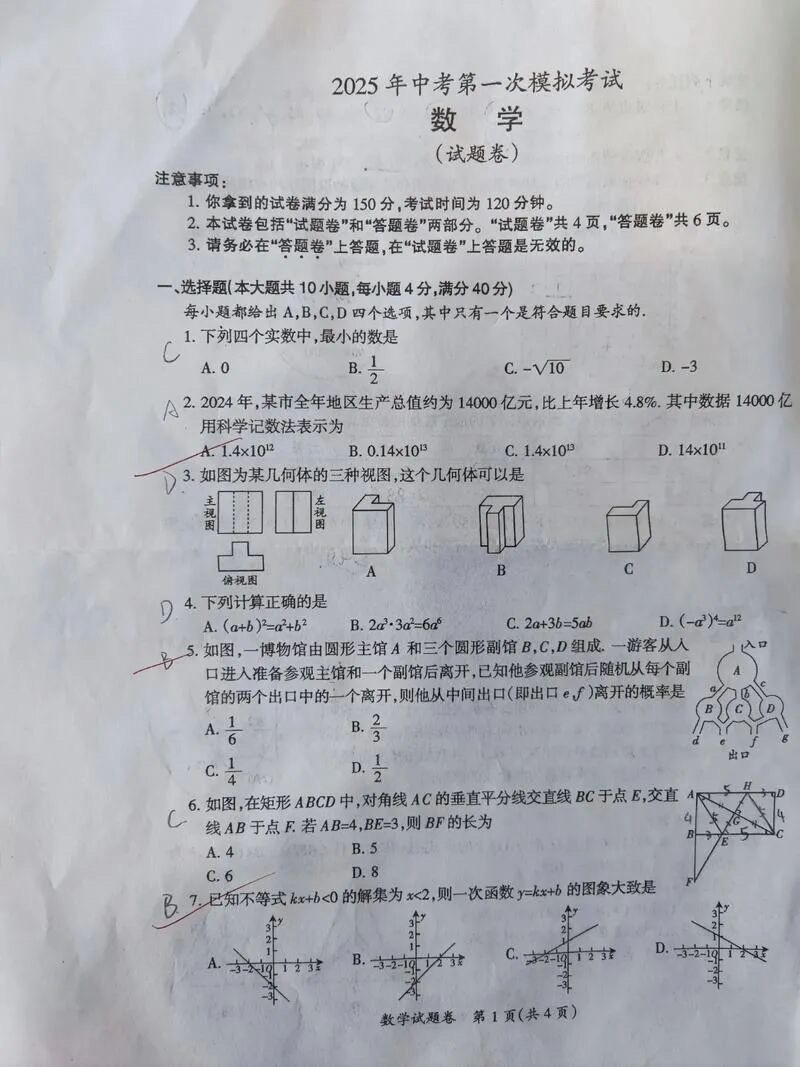
#> input picture backend/samples/试卷照片.jpg, 800 x 1067 px
$ python -i paper_import_agent.py   (imports and definitions only)
#> lines starting #> are read from the running program, lines starting #| are printed output that depends on the picture; after the words box and inside, x2 and y2 are one past the last pixel; in counts of white or black regions, pixels touching at a corner belong together
#> in import_paper_image, img is the input picture: PIL image 800x1067 RGB; mean R, G, B 173.7, 175.3, 180.5
# -*- coding: utf-8 -*-
"""
试卷导入 Agent：试卷原文 → LLM 结构化标注 → 白名单校验 → 引擎可用的作答记录。

定位：在线路径的「导入」环节，把"上传试卷 → 错误画像 → 抽题"演示主线打通。
原则（与方案评估 v2 一致）：
  1. LLM 只做打标（结构化），不做任何计算与判分承诺；
  2. 知识点 / 错误机制必须落在 config 的白名单内，越界直接修复或丢弃；
  3. 无 API Key 时降级为规则标注（关键词匹配），现场演示永不中断；
  4. 输出与 engine.attempts / engine.originals 数据结构完全对齐。

依赖：pip install requests   （标准库 + requests，无其他依赖）
用法：
  export OPENAI_API_KEY=sk-...            # 可选；OpenAI 兼容接口均可
  export OPENAI_BASE_URL=https://...      # 可选，默认官方
  export OPENAI_MODEL=gpt-4o-mini         # 可选
  python paper_import_agent.py
"""
import os
import re
import json
import time
import uuid
import datetime
import requests

from config import (KP_ID, EM_ID, KNOWLEDGE_POINTS, ERROR_MECHANISMS, DIFFICULTY,
                    QUESTION_ROLE, SESSION_ID_UNASSIGNED)

TD = DIFFICULTY["tier_difficulty"]
KP_NAMES = list(KP_ID.keys())
EM_NAMES = list(EM_ID.keys())


# ============================================================
# ① 输入解析：试卷原文 + 考试日期 → 基础题目块
# ============================================================
SPLIT_RE = re.compile(r"\n\s*(?:\d{1,2})[.、．]\s*")

# [27 lines left out: function parse_paper, not called in this run]


# ============================================================
# ② LLM 打标（OpenAI 兼容接口；失败/无 Key → 规则兜底）
# ============================================================
PROMPT = """你是数学试卷标注助手。把下面这道初中/高中数学题打标，只输出 JSON：
{"kp": "知识点", "mech": "错误机制", "tier": 1, "is_correct": true/false/null}

约束：
- kp 必须从下表选一个：%s
- mech 必须从下表选一个：%s
- tier: 1=简单(单步套公式), 2=中等(两步需变形), 3=困难(新情境多知识点)
- is_correct: 若能判断学生对错给 true/false，判断不了给 null
- 若学生作答/得分信息不足，is_correct 给 null

题目与学生作答信息：
""" % ("、".join(KP_NAMES[:40]) + "……", "、".join(EM_NAMES))


# [21 lines left out: function llm_annotate, not called in this run]


# ============================================================
# ③ 规则兜底标注（无 Key / LLM 失败时的降级路径）
# ============================================================
KP_RULES = [("韦达定理", ["两根之和", "两根之积", "根之和", "根之积"]),
            ("二次函数", ["二次函数", "顶点", "对称轴", "抛物线"]),
            ("分式", ["分式", "化简"]),
            ("因式分解", ["分解因式", "因式分解"]),
            ("勾股定理", ["勾股", "直角边", "斜边"]),
            ("相似三角形", ["相似", "∽"]),
            ("全等三角形", ["全等"]),
            ("圆的基本性质", ["圆", "切线"]),
            ("一次函数", ["一次函数", "正比例"]),
            ("等差数列", ["等差"]),
            ("等比数列", ["等比"]),
            ("一元二次方程", ["一元二次", "解方程", "增长率", "降价", "售价", "利润", "百分率",
                              "配方法", "公式法", "根的判别", "根与系数", "韦达", "x²", "x^2", "方程"])]
EM_RULES = [("漏解", ["解集", "所有根", "全部"]),
            ("计算失误", ["计算", "算错"]),
            ("漏条件", ["定义域", "分母", "判别式"]),
            ("方法选择错误", ["方法", "思路"]),
            ("审题遗漏", ["审题"]),
            ("待确认", [])]


# [71 lines left out: functions rule_annotate, _fix_kp, _fix_mech, build_records, import_paper, not called in this run]


# ============================================================
# Demo：一张样卷走通「导入 → 画像 → 抽题」
# ============================================================
SAMPLE_PAPER = """1. 解方程 x² − 7x + 12 = 0（学生只写了 x=3）
2. 分解因式 3a² − 27
3. 已知直角三角形两直角边 6 和 8，求斜边长
4. 求 y = x² − 4x + 3 的顶点坐标
5. 化简 (x² − 9)/(x − 3)
6. △ABC∽△DEF，AB=4, DE=6, AC=5，求 DF 的长"""

# [32 lines not run here, left out]


# ============================================================
# ⑤ 照片导入：OCR 题干 + 颜色检测批改标记（照片 → attempts）
#    - 题干：HSV 滤出近黑印刷字 → tesseract chi_sim（TSV 带行坐标）
#    - 批改：红色像素聚类；× 小而对称(~21px)，√ 大且左重右轻(~32px)
#    - 生产建议换多模态 LLM（视觉）做整页结构化；本实现为零依赖兜底
# ============================================================
def _ocr_printed_lines(img):
    """滤出黑色印刷字并 OCR，返回 [(行文本, 行y中心)]。"""
    import subprocess
    import tempfile
    import numpy as np
    from PIL import Image
    a = np.asarray(img.convert("HSV"), dtype=int)
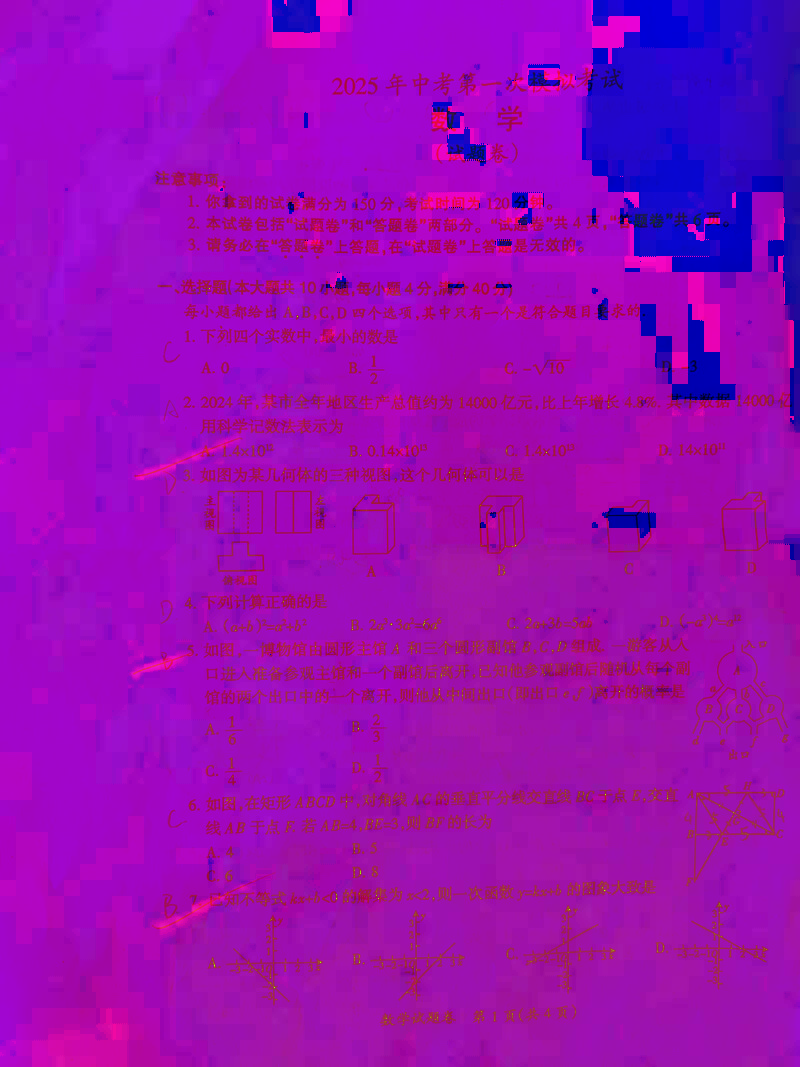
#> a: shape (1067, 800, 3) int64; mean R, G, B 152.1, 10.9, 180.8
    black = (a[..., 1] < 60) & (a[..., 2] < 120)          # 低饱和+低亮度=印刷字
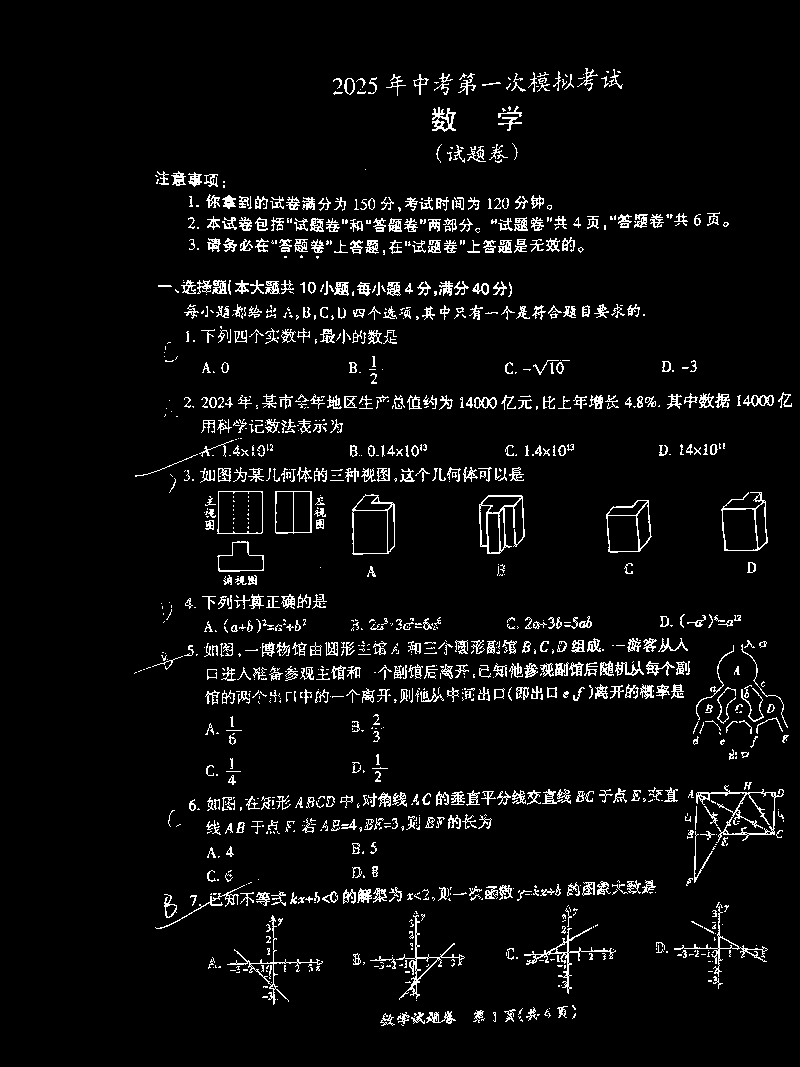
#> black: shape (1067, 800) bool; 5% white in thin lines or dots, all inside (x1, y1, x2, y2) = (134, 68, 792, 1026)
    mask = Image.fromarray(np.where(black, 0, 255).astype("uint8"))

    # 使用tempfile创建唯一的临时文件
    with tempfile.NamedTemporaryFile(suffix=".png", delete=False) as f:
        tmp_png = f.name
    tmp_base = tmp_png[:-4]  # 去掉.png扩展名

    try:
        mask.save(tmp_png)
        result = subprocess.run(["tesseract", tmp_png, tmp_base, "-l", "chi_sim", "--psm", "6", "tsv"],
                       capture_output=True)
        if result.returncode != 0:
            stderr_msg = result.stderr.decode('utf-8', errors='replace') if result.stderr else ''
            raise RuntimeError(f"Tesseract OCR failed: {stderr_msg}")
        lines = {}
        with open(tmp_base + ".tsv", encoding="utf-8", errors="replace") as f:
            rows = [l.rstrip("\n").split("\t") for l in f]
    finally:
        # 清理临时文件
        import os
        for ext in [".png", ".tsv"]:
            try:
                if ext == ".png":
                    os.unlink(tmp_png)
                else:
                    os.unlink(tmp_base + ext)
            except:
                pass
    hdr = rows[0]
    for row in rows[1:]:
        if len(row) != len(hdr):
            continue
        d = dict(zip(hdr, row))
        text = d.get("text", "").strip()
        if not text or float(d.get("conf", -1)) < 30:
            continue
        key = (d["block_num"], d["par_num"], d["line_num"])
        y0, h0 = int(d["top"]), int(d["height"])
        e = lines.setdefault(key, {"t": "", "y": y0 + h0 / 2})
        e["t"] += text
        e["y"] = min(e["y"], y0 + h0 / 2) if False else e["y"]
    out = []
    for e in lines.values():
        t = e["t"].strip()
        if re.match(r"^\d{1,2}\s*[^\d]", t):           # 题号行：1 xxx / 2.xxx / 7，xxx
            out.append((t[:300], e["y"]))
    return out


# [32 lines left out: function _detect_marks, not called in this run]


def import_paper_image(path, exam_date=None, prefer_vlm=True, session_id=None):
    """照片统一入口：有 OPENAI_API_KEY 走视觉 LLM（真实照片主路径），
    否则/失败时退回 OCR 兜底（适合排版规整的单栏卷）。"""
    if prefer_vlm and os.environ.get("OPENAI_API_KEY"):
        r = import_paper_image_vlm(path, exam_date, session_id=session_id)
        if r[0] is not None:
            return r[0], r[1], r[2]
    from PIL import Image
    img = Image.open(path).convert("RGB")
    lines = _ocr_printed_lines(img)
    marks = _detect_marks(img)
    days = 0
    if exam_date:
        # 支持 "MM-DD" 格式，自动补充当前年份
        if '-' in exam_date and len(exam_date.split('-')) == 2:
            current_year = datetime.date.today().year
            exam_date = f"{current_year}-{exam_date}"
        days = max(0, (datetime.date.today() -
                       datetime.date.fromisoformat(exam_date)).days)
    items = []
    if len(marks) == len(lines):                     # 常规批改：一题一标记，按 y 序配对
        pairs = list(zip(lines, sorted(marks, key=lambda m: m[0])))
    else:                                            # 数量不齐：近邻 140px 内取标记
        pairs = [(l, min(marks, key=lambda m: abs(m[0] - l[1]), default=None))
                 for l in lines]
    for (text, y), mk in pairs:
        correct = None
        if mk is not None and (len(marks) == len(lines) or abs(mk[0] - y) <= 140):
            correct = mk[1]
        items.append({"text": text, "days_ago": days, "correct": correct})
    return build_records(items, [None] * len(items), session_id=session_id)


# ============================================================
# ⑥ 视觉 LLM 路径：真实照片（多栏/手写/异形批改）的主路径
#    配置 OPENAI_API_KEY 后自动启用；无 Key 退回 ⑤ 的 OCR 兜底
# ============================================================
VLM_PROMPT = """你是数学试卷照片标注助手。图中是一张学生做过、老师批改过的数学试卷。
请读出图中每一道有明确题号的题目，识别学生的答案、正确答案、题目在图中的位置，判断学生该题的对错（依据老师的勾、叉、红字批注或得分），
只输出 JSON：{"questions":[{"text":"题干(截取前60字)","my_answer":"学生写的答案","correct_answer":"正确答案或老师批注的答案","bbox":[x,y,w,h],"kp":"知识点","mech":"错误机制","tier":1,"is_correct":true/false}]}

约束：
- text: 题目题干内容（截取前60字）
- my_answer: 学生在卷面上写的答案（手写部分），如果没有或看不清写"未作答"
- correct_answer: 正确答案。优先读取老师批注的红字答案，如果没有则根据题目推断正确答案，实在无法确定写空字符串""
- bbox: **关键**题目在图中的精确位置，格式为[x, y, w, h]
  - 坐标系说明：图片左上角为原点(0,0)，向右为x轴正方向，向下为y轴正方向
  - x: 题目区域左上角的x坐标（从图片左边缘到题目左边界的距离）
  - y: 题目区域左上角的y坐标（从图片顶部到题目顶部的距离）
  - w: 题目区域的宽度（从左边界到右边界）
  - h: 题目区域的高度（从顶部到底部）
  - 归一化：将实际像素坐标除以图片尺寸后乘以1000，例如图片宽2000px，题目左边界在400px处，则x=400/2000*1000=200
  - 必须包含：题号、题干、学生答案（手写）、老师批注（红笔）的完整区域，要留够上下左右的边距
  - 例如：如果图片宽2000px高3000px，某题从左边200px、顶部600px开始，宽1600px、高400px，则bbox=[100, 200, 800, 133]
- kp 必须从知识点表中选：%s
- mech（错误机制）**重要规则**：
  %s

  **如何判断错误机制**（按优先级从高到低）：
  1. 如果is_correct为true（老师判对了），mech必须填"待确认"
  2. 如果学生未作答或答案看不清，填"待确认"
  3. 如果老师有红笔批注指出具体错误（如"计算错误"、"审题不清"等），根据批注内容选择对应机制
  4. 如果学生答错且无批注，根据题目类型和学生答案分析：
     - 选择题答错 → 优先考虑"概念混淆"或"条件遗漏"
     - 计算题答错 → 优先考虑"运算错误"
     - 几何题答错 → 优先考虑"图形理解偏差"或"性质应用错"
     - 应用题答错 → 优先考虑"建模错误"或"题意理解偏差"
     - 代数变形错误 → 考虑"符号处理错"或"公式记忆错"
  5. 实在无法判断时才用"待确认"

- tier: 1=简单(单步套公式), 2=中等(两步需变形), 3=困难(新情境多知识点)
- is_correct: **必须明确判断**
  - 学生答案 = 正确答案（完全一致或等价） → true
  - 学生答案 ≠ 正确答案 → false
  - 只有在没有学生答案（空白/未作答）或学生答案完全看不清时才用 null
  - **选择题**：直接比较选项字母（A/B/C/D），一致为true，不一致为false
- 只输出 JSON，不要多余文字

**示例分析**：
- 题目：下列四个实数中，最小的数是  学生答：C  正确答案：C → is_correct=true, mech="待确认"
- 题目：计算(-a³)⁴  学生答：-a¹²  正确答案：a¹² → is_correct=false, mech="符号处理错"（负号处理错误）
- 题目：不等式kx+b<0的解集为x<2  学生答：A（图象过(2,0)向下）正确答案：B → is_correct=false, mech="概念混淆"（不等式与函数图象关系理解错误）
""" % ("、".join(KP_NAMES[:40]) + "……",
       "\n  ".join(f"{name}：{desc}" for name, desc in ERROR_MECHANISMS))


# [218 lines left out: functions _vlm_annotate_image, _verify_bboxes, import_paper_image_vlm, not called in this run]

#> (the run stopped early here; a loop or call above may not have finished)
